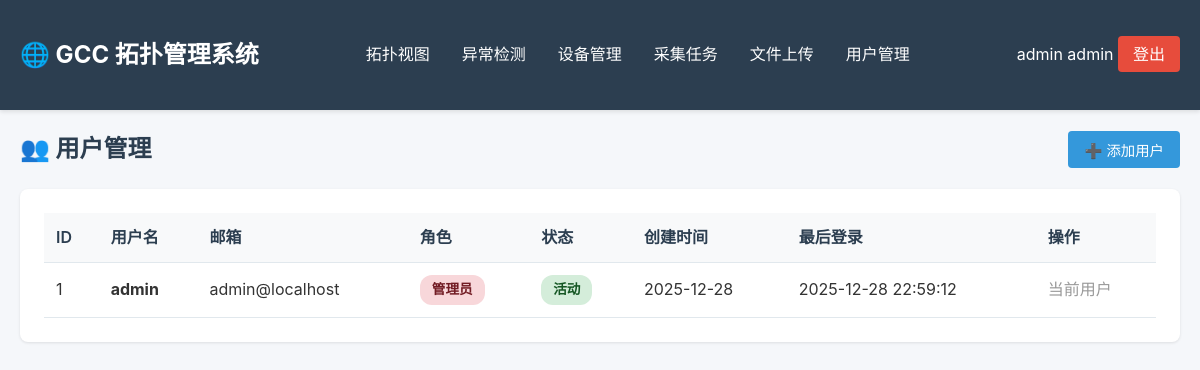
/manage/users (signed in), run on an earlier commit of the app's database.
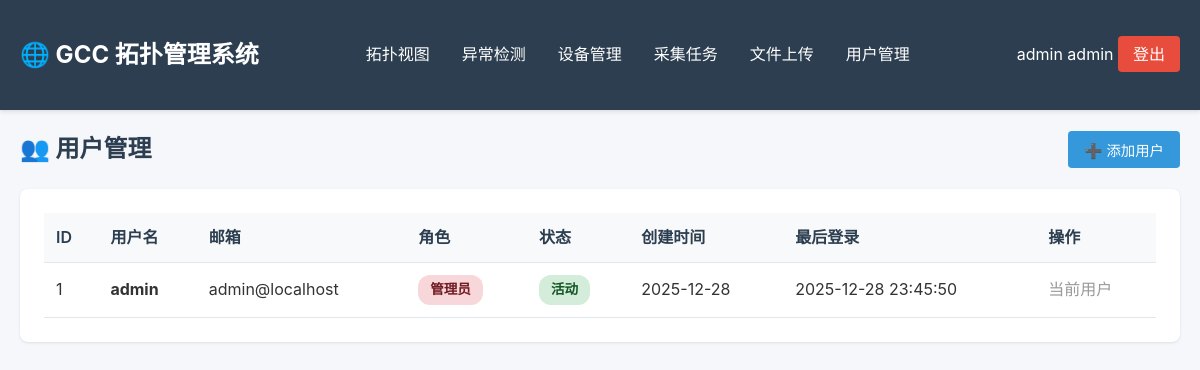
And on a later commit of the database.
### tables this page shows
CREATE TABLE users (
    id INTEGER PRIMARY KEY AUTOINCREMENT,
    username TEXT NOT NULL UNIQUE,
    password_hash TEXT NOT NULL,
    email TEXT,
    role TEXT NOT NULL DEFAULT 'user',  -- admin, user, viewer
    is_active INTEGER NOT NULL DEFAULT 1,
    created_at TIMESTAMP DEFAULT CURRENT_TIMESTAMP,
    last_login TIMESTAMP
);

### topo/web/app_v2.py (the view)
    @app.route('/manage/users')
    @admin_required
    def manage_users():
        auth = UserAuth(app.config['DATABASE'])
        users = auth.list_users(include_inactive=True)
        return render_template('manage_users.html', users=users)

### topo/management/auth.py (called while the page is built, shortened)
    def _get_connection(self):
        conn = sqlite3.connect(self.db_path)
        conn.row_factory = sqlite3.Row
        return conn

    def list_users(self, include_inactive: bool = False) -> list:
        conn = self._get_connection()
        cursor = conn.cursor()
        if include_inactive:
            cursor.execute("""
                SELECT id, username, email, role, is_active, created_at, last_login
                FROM users
                ORDER BY created_at DESC
            """)
        users = [dict(row) for row in cursor.fetchall()]
        conn.close()
        return users

### topo/web/app_v2.py (called while the page is built)
def generate_csrf_token():
    return secrets.token_hex(32)

### topo/web/templates/manage_users.html (shortened to what this page needs)
{% extends "base.html" %}
{% block content %}
<div style="display: flex; justify-content: space-between; align-items: center; margin-bottom: 20px;">
    <h2 style="color: #2c3e50; margin: 0;">👥 用户管理</h2>
    <button onclick="document.getElementById('addUserModal').style.display='block'" class="btn btn-primary">➕
        添加用户</button>
</div>
<div class="card">
    <table class="table">
        <thead>
            <tr>
                <th>ID</th>
                <th>用户名</th>
                <th>邮箱</th>
                <th>角色</th>
                <th>状态</th>
                <th>创建时间</th>
                <th>最后登录</th>
                <th>操作</th>
            </tr>
        </thead>
        <tbody>
            {% for user in users %}
            <tr>
                <td>{{ user.id }}</td>
                <td><strong>{{ user.username }}</strong></td>
                <td>{{ user.email or '-' }}</td>
                <td>
                    {% if user.role == 'admin' %}
                    <span class="badge badge-danger">管理员</span>
                    {% elif user.role == 'user' %}
                    <span class="badge badge-primary">用户</span>
                    {% else %}
                    <span class="badge badge-secondary">访客</span>
                    {% endif %}
                </td>
                <td>
                    {% if user.is_active %}
                    <span class="badge badge-success">活动</span>
                    {% else %}
                    <span class="badge badge-secondary">停用</span>
                    {% endif %}
                </td>
                <td>{{ user.created_at[:10] if user.created_at else '-' }}</td>
                <td>{{ user.last_login[:19] if user.last_login else '从未登录' }}</td>
                <td>
                    {% if user.id != session.user_id %}
                    <button class="btn btn-sm btn-danger" onclick="if(confirm('确定停用此用户吗？')) { /* TODO */ }">
                        停用
                    </button>
                    {% else %}
                    <span style="color: #999;">当前用户</span>
                    {% endif %}
                </td>
            </tr>
            {% endfor %}
        </tbody>
    </table>
</div>
{% endblock %}

### topo/web/templates/base.html (shortened to what this page needs)
<!DOCTYPE html>
<html lang="zh-CN">
<head>
</head>
<body>
    <nav>
        <div class="container">
            <h1>🌐 GCC 拓扑管理系统</h1>
            <ul>
                <li><a href="{{ url_for('index') }}">拓扑视图</a></li>
                <li><a href="{{ url_for('anomalies') }}">异常检测</a></li>
                <li><a href="{{ url_for('manage_devices') }}">设备管理</a></li>
                <li><a href="{{ url_for('manage_tasks') }}">采集任务</a></li>
                <li><a href="{{ url_for('upload_file') }}">文件上传</a></li>
                {% if session.role == 'admin' %}
                <li><a href="{{ url_for('manage_users') }}">用户管理</a></li>
                {% endif %}
            </ul>
            <div class="user-menu">
                <span class="user-info">
                    {{ session.username }}
                    <span class="user-role">{{ session.role }}</span>
                </span>
                <a href="{{ url_for('logout') }}"
                    style="background: #e74c3c; padding: 8px 15px; border-radius: 4px;">登出</a>
            </div>
        </div>
    </nav>
    <div class="container">
        {% block content %}{% endblock %}
    </div>
</body>
</html>

### topo/web/templates/base.html (style rules this page uses)
* { margin: 0; padding: 0; box-sizing: border-box; }
body { font-family: -apple-system, BlinkMacSystemFont, "Segoe UI", Roboto, "Helvetica Neue", Arial, sans-serif; background: #f5f7fa; color: #333; line-height: 1.6; }
.container { max-width: 1200px; margin: 0 auto; padding: 20px; }
nav { background: #2c3e50; color: white; padding: 1rem 0; box-shadow: 0 2px 4px rgba(0, 0, 0, 0.1); }
nav .container { display: flex; justify-content: space-between; align-items: center; }
nav h1 { font-size: 1.5rem; }
nav ul { list-style: none; display: flex; gap: 2rem; }
nav a { color: white; text-decoration: none; transition: opacity 0.3s; }
.card { background: white; border-radius: 8px; padding: 1.5rem; margin-bottom: 1.5rem; box-shadow: 0 1px 3px rgba(0, 0, 0, 0.1); }
table { width: 100%; border-collapse: collapse; }
th, td { padding: 0.75rem; text-align: left; border-bottom: 1px solid #e1e8ed; }
th { background: #f8f9fa; font-weight: 600; color: #2c3e50; }
.badge { display: inline-block; padding: 0.25rem 0.75rem; border-radius: 12px; font-size: 0.85rem; font-weight: 600; }
.badge-success { background: #d4edda; color: #155724; }
.badge-danger { background: #f8d7da; color: #721c24; }
.btn { display: inline-block; padding: 0.5rem 1rem; border-radius: 4px; text-decoration: none; border: none; cursor: pointer; font-size: 0.9rem; transition: all 0.3s; }
.btn-primary { background: #3498db; color: white; }

What changed in the data, as far as the page shows it:
changed users "admin": last_login "2025-12-28 22:59:12" → "2025-12-28 23:45:50"
